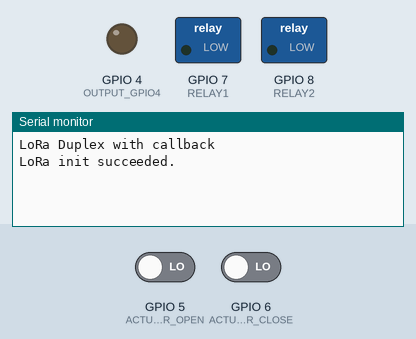
Recording of a sketch running on a simulated ESP32-S3. On the bench: switched loads named in the sketch (green lamp = pin HIGH), output pins drawn as LEDs (lit = HIGH), the last lines printed to the serial monitor. The test bench sets the inputs (shaded band); at power-on: GPIO 5 (ACTUATOR_OPEN) LOW, GPIO 6 (ACTUATOR_CLOSE) LOW. No radio packets arrive unless stated.

Above: at 1.2 s.
1.3 s: GPIO 5 (ACTUATOR_OPEN) driven HIGH
At 3.5 s:
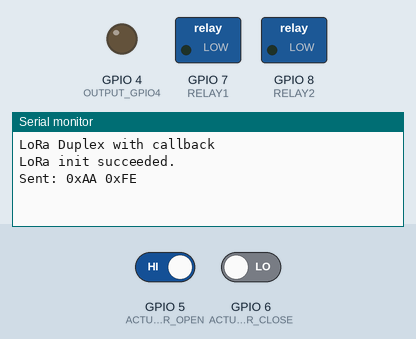
5.6 s: GPIO 6 (ACTUATOR_CLOSE) driven HIGH
At 7.5 s:
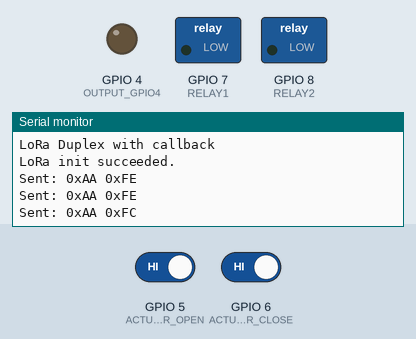
9.7 s: GPIO 5 (ACTUATOR_OPEN) driven LOW
At 11.4 s:
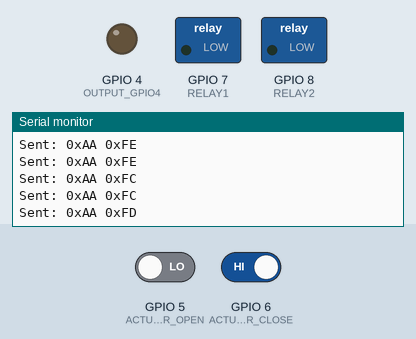
13.8 s: GPIO 6 (ACTUATOR_CLOSE) driven LOW
At 15.4 s:
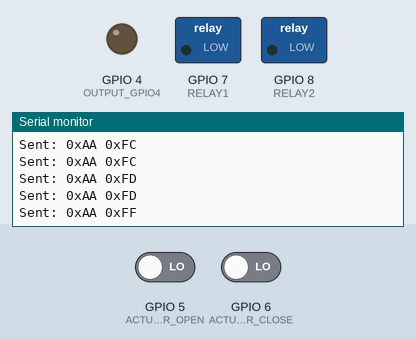

The sketch:

ActuatorAtmega.ino
```cpp
/*
LoRa Duplex communication wth callback

Sends a message every half second, and uses callback
for new incoming messages. Implements a one-byte addressing scheme,
with 0xFF as the broadcast address.

Note: while sending, LoRa radio is not listening for incoming messages.
Note2: when using the callback method, you can't use any of the Stream
functions that rely on the timeout, such as readString, parseInt(), etc.

created 28 April 2017
by Tom Igoe

March 2025 HW connections =
LoRa default pins CS to 10, Reset to 9 and DIO 0 to 2
Feedback Actuator Open HIGH GPIO 5
Feedback Actuator Close HIGH GPIO 6

Relay 1 GPIO 7
Relay 2 GPIO 8

*/

#include <SPI.h>
#include <LoRa.h>

#define BUFFER_SIZE 16

// Pin definitions
#define ACTUATOR_OPEN 5
#define ACTUATOR_CLOSE 6
#define RELAY1 7
#define RELAY2 8
#define OUTPUT_GPIO4 4

byte myAddress = 0xAA; // Atmega's address
long lastSendTime = 0;
int interval = 2000; // Send every 2-3 seconds

void setup() {
    Serial.begin(9600);
    while (!Serial);

    Serial.println("LoRa Duplex with callback");

    if (!LoRa.begin(439E6)) {
        Serial.println("LoRa init failed. Check your connections.");
        while (true);
    }

    LoRa.onReceive(onReceive);
    LoRa.receive();
    Serial.println("LoRa init succeeded.");

    pinMode(ACTUATOR_OPEN, INPUT);
    pinMode(ACTUATOR_CLOSE, INPUT);
    pinMode(RELAY1, OUTPUT);
    pinMode(RELAY2, OUTPUT);
    pinMode(OUTPUT_GPIO4, OUTPUT);
}

void loop() {
    if (millis() - lastSendTime > interval) {
        sendSensorData();
        lastSendTime = millis();
        LoRa.receive();
    }
}

void sendSensorData() {
    byte actuatorState = digitalRead(ACTUATOR_OPEN) | (digitalRead(ACTUATOR_CLOSE) << 1);
    actuatorState = ~actuatorState; // One's complement encoding

    LoRa.beginPacket();
    LoRa.write(myAddress);
    LoRa.write(actuatorState);
    LoRa.endPacket();

    Serial.printf("Sent: 0x%02X 0x%02X\n", myAddress, actuatorState);
}

void onReceive(int packetSize) {
    if (packetSize != 2) return; // Only process 2-byte messages

    byte receivedAddress = LoRa.read();
    byte commandByte = LoRa.read();

    if (receivedAddress != myAddress) return; // Ignore if address doesn't match

    Serial.printf("Received: Addr=0x%02X Cmd=0x%02X\n", receivedAddress, commandByte);

    switch (commandByte) {
        case 40: digitalWrite(OUTPUT_GPIO4, LOW); break;
        case 41: digitalWrite(OUTPUT_GPIO4, HIGH); break;
        case 70: digitalWrite(RELAY1, LOW); break;
        case 71: digitalWrite(RELAY1, HIGH); break;
        case 80: digitalWrite(RELAY2, LOW); break;
        case 81: digitalWrite(RELAY2, HIGH); break;
    }
}
```

Measured:
- after the input at 1.3 s, the serial monitor: prints a new line after 0.76 s (image 1)
- after the input at 5.6 s, the serial monitor: prints a new line after 0.58 s (image 2)
- after the input at 9.7 s, the serial monitor: prints a new line after 0.61 s (image 3)
- after the input at 13.8 s, the serial monitor: prints a new line after 0.63 s (image 4)
